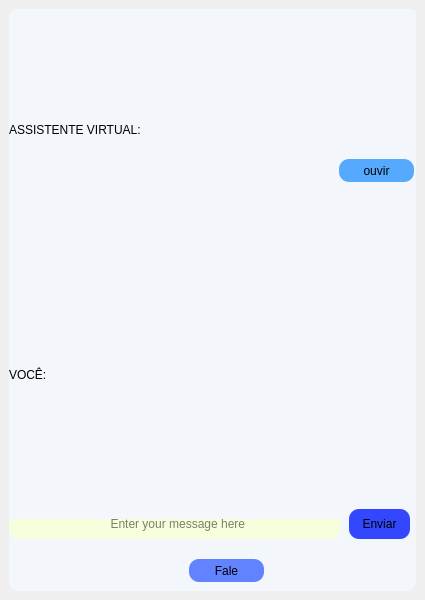
<?xml version="1.0" encoding="UTF-8"?>
<ui version="4.0">
 <class>MainWindow</class>
 <widget class="QMainWindow" name="MainWindow">
  <property name="geometry">
   <rect>
    <x>0</x>
    <y>0</y>
    <width>425</width>
    <height>600</height>
   </rect>
  </property>
  <property name="windowTitle">
   <string>MainWindow</string>
  </property>
  <property name="styleSheet">
   <string notr="true"/>
  </property>
  <widget class="QWidget" name="centralwidget">
   <layout class="QVBoxLayout" name="verticalLayout_2">
    <item>
     <layout class="QVBoxLayout" name="verticalLayout">
      <item>
       <widget class="QScrollArea" name="scrollArea_2">
        <property name="styleSheet">
         <string notr="true">background-color:#f3f6fb;border-radius:10px;
</string>
        </property>
        <property name="widgetResizable">
         <bool>true</bool>
        </property>
        <widget class="QWidget" name="scrollAreaWidgetContents_3">
         <property name="geometry">
          <rect>
           <x>0</x>
           <y>0</y>
           <width>405</width>
           <height>580</height>
          </rect>
         </property>
         <widget class="QScrollArea" name="scrollArea">
          <property name="geometry">
           <rect>
            <x>0</x>
            <y>510</y>
            <width>401</width>
            <height>71</height>
           </rect>
          </property>
          <property name="sizePolicy">
           <sizepolicy hsizetype="Preferred" vsizetype="Fixed">
            <horstretch>0</horstretch>
            <verstretch>0</verstretch>
           </sizepolicy>
          </property>
          <property name="styleSheet">
           <string notr="true">border-color: rgb(255, 255, 255);</string>
          </property>
          <property name="widgetResizable">
           <bool>true</bool>
          </property>
          <widget class="QWidget" name="scrollAreaWidgetContents_2">
           <property name="geometry">
            <rect>
             <x>0</x>
             <y>0</y>
             <width>401</width>
             <height>71</height>
            </rect>
           </property>
           <widget class="QLineEdit" name="lineEdit">
            <property name="geometry">
             <rect>
              <x>0</x>
              <y>-10</y>
              <width>331</width>
              <height>30</height>
             </rect>
            </property>
            <property name="styleSheet">
             <string notr="true">background-color: rgb(246, 255, 219);</string>
            </property>
            <property name="text">
             <string/>
            </property>
            <property name="maxLength">
             <number>32767</number>
            </property>
            <property name="alignment">
             <set>Qt::AlignCenter</set>
            </property>
            <property name="placeholderText">
             <string>  Enter your message here</string>
            </property>
            <property name="cursorMoveStyle">
             <enum>Qt::LogicalMoveStyle</enum>
            </property>
           </widget>
           <widget class="QPushButton" name="pushButton_2">
            <property name="geometry">
             <rect>
              <x>180</x>
              <y>40</y>
              <width>75</width>
              <height>23</height>
             </rect>
            </property>
            <property name="styleSheet">
             <string notr="true">background-color: rgb(97, 131, 255);</string>
            </property>
            <property name="text">
             <string>Fale</string>
            </property>
            <property name="icon">
             <iconset resource="sources.qrc">
              <normaloff>:/sources/microphone-5-24.ico</normaloff>:/sources/microphone-5-24.ico</iconset>
            </property>
           </widget>
          </widget>
         </widget>
         <widget class="QLabel" name="label">
          <property name="geometry">
           <rect>
            <x>10</x>
            <y>0</y>
            <width>291</width>
            <height>471</height>
           </rect>
          </property>
          <property name="text">
           <string/>
          </property>
         </widget>
         <widget class="QLabel" name="label_2">
          <property name="geometry">
           <rect>
            <x>0</x>
            <y>0</y>
            <width>411</width>
            <height>241</height>
           </rect>
          </property>
          <property name="contextMenuPolicy">
           <enum>Qt::DefaultContextMenu</enum>
          </property>
          <property name="layoutDirection">
           <enum>Qt::LeftToRight</enum>
          </property>
          <property name="styleSheet">
           <string notr="true">font: 10pt &quot;MS Shell Dlg 2&quot;;</string>
          </property>
          <property name="inputMethodHints">
           <set>Qt::ImhNone</set>
          </property>
          <property name="frameShadow">
           <enum>QFrame::Plain</enum>
          </property>
          <property name="lineWidth">
           <number>1</number>
          </property>
          <property name="text">
           <string>ASSISTENTE VIRTUAL:</string>
          </property>
          <property name="textFormat">
           <enum>Qt::AutoText</enum>
          </property>
          <property name="margin">
           <number>1</number>
          </property>
          <property name="indent">
           <number>-1</number>
          </property>
          <property name="textInteractionFlags">
           <set>Qt::NoTextInteraction</set>
          </property>
         </widget>
         <widget class="QLabel" name="label_3">
          <property name="geometry">
           <rect>
            <x>0</x>
            <y>240</y>
            <width>411</width>
            <height>251</height>
           </rect>
          </property>
          <property name="styleSheet">
           <string notr="true">font: 10pt &quot;MS Shell Dlg 2&quot;;</string>
          </property>
          <property name="text">
           <string>VOCÊ:</string>
          </property>
         </widget>
         <widget class="QPushButton" name="pushButton">
          <property name="geometry">
           <rect>
            <x>340</x>
            <y>500</y>
            <width>61</width>
            <height>30</height>
           </rect>
          </property>
          <property name="layoutDirection">
           <enum>Qt::LeftToRight</enum>
          </property>
          <property name="autoFillBackground">
           <bool>false</bool>
          </property>
          <property name="styleSheet">
           <string notr="true">background-color: rgb(51, 71, 255);</string>
          </property>
          <property name="text">
           <string>Enviar</string>
          </property>
          <property name="icon">
           <iconset resource="sources.qrc">
            <normaloff>:/sources/arrow-34-24.ico</normaloff>:/sources/arrow-34-24.ico</iconset>
          </property>
          <property name="checkable">
           <bool>true</bool>
          </property>
          <property name="checked">
           <bool>true</bool>
          </property>
         </widget>
         <widget class="QPushButton" name="pushButton_3">
          <property name="geometry">
           <rect>
            <x>330</x>
            <y>150</y>
            <width>75</width>
            <height>23</height>
           </rect>
          </property>
          <property name="styleSheet">
           <string notr="true">background-color: rgb(85, 170, 255);</string>
          </property>
          <property name="text">
           <string>ouvir</string>
          </property>
         </widget>
        </widget>
       </widget>
      </item>
     </layout>
    </item>
   </layout>
  </widget>
 </widget>
 <resources>
  <include location="sources.qrc"/>
 </resources>
 <connections/>
</ui>
